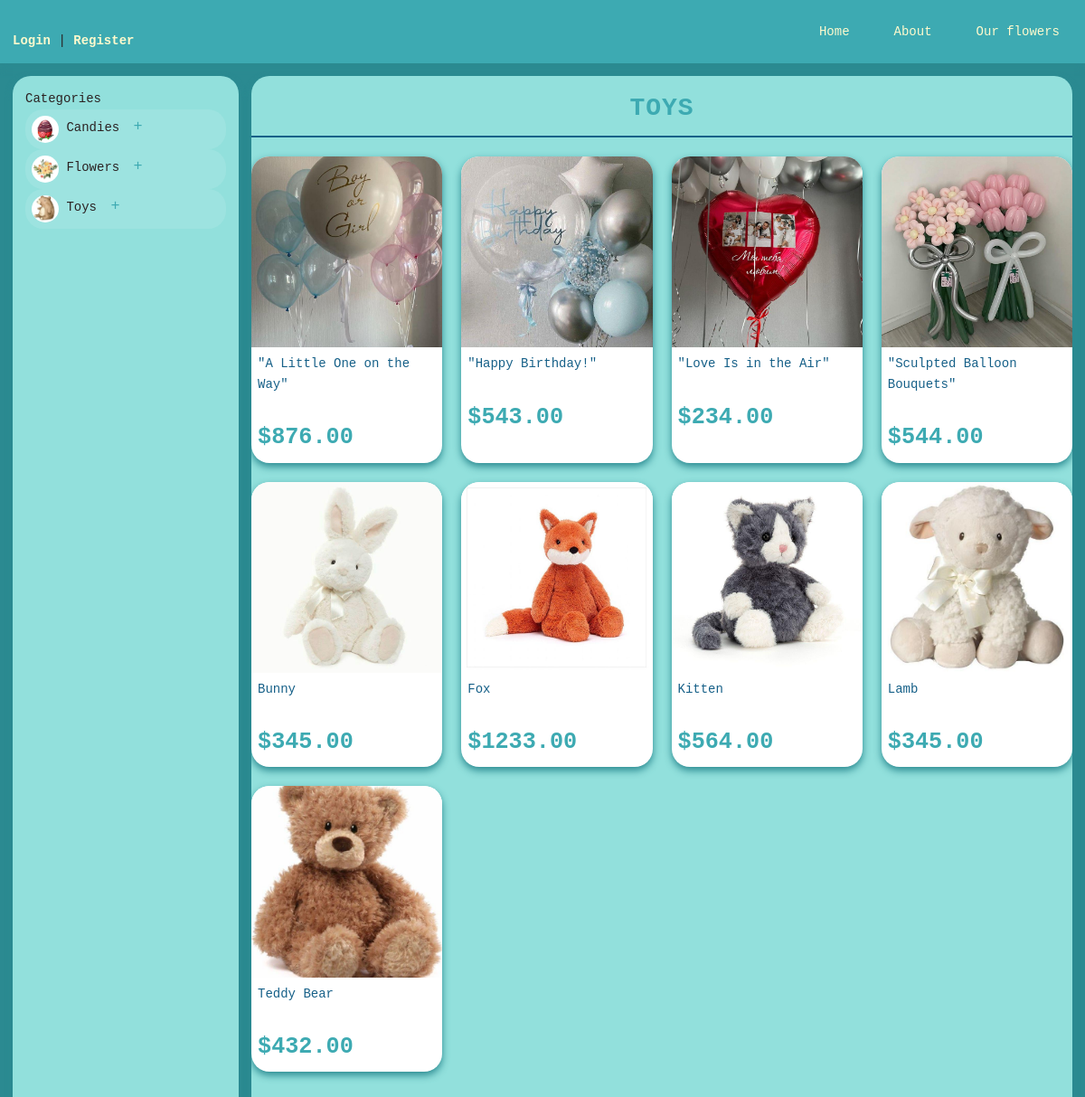
Screenshot of /products/category/3/ with the database file from the repository.
### products/models.py (models this page shows, shortened)
class Category(models.Model):
    name = models.CharField(max_length=100, verbose_name='Category Name')
    description = models.TextField(blank=True, verbose_name='Category Description')
    image = models.ImageField(
        upload_to='category/',
        blank=True,
        verbose_name='Category Image'
    )
    class Meta:
        verbose_name = 'Category'
        verbose_name_plural = 'Categories'
        ordering = ['name']

class Product(models.Model):
    name = models.CharField(max_length=255, verbose_name='Product Name')
    subcategory = models.ForeignKey(SubCategory, on_delete=models.CASCADE,
                                   related_name='products', verbose_name='Subcategory')
    description = models.TextField(blank=True, verbose_name='Product Description')
    price = models.DecimalField(max_digits=10, decimal_places=2, verbose_name='Price')
    quantity = models.PositiveIntegerField(default=0, verbose_name='Quantity in Stock')
    image = models.ImageField(
        upload_to='products/',
        blank=True,
        verbose_name='Product Image'
    )
    available = models.BooleanField(default=True, verbose_name='Available')
    class Meta:
        verbose_name = 'Product'
        verbose_name_plural = 'Products'
        ordering = ['name']

### products/views.py (the view)
# urls.py: path('category/<int:category_id>/', views.category_view, name='category_view'),
def category_view(request, category_id):
    category = get_object_or_404(Category, id=category_id)
    products = Product.objects.filter(
        subcategory__category=category,
        available=True  # Уже фильтрует по доступности
    ).select_related('subcategory')
    cart_items = {}
    if request.user.is_authenticated:
        cart, created = Cart.objects.get_or_create(user=request.user)
        cart_items = {str(item.product.id): item.quantity for item in cart.items.all()}
    context = {
            'category': category,
            'products': products,
            'cart_items': cart_items,
            'favorite_products': Favorite.objects.filter(user=request.user).values_list('product', flat=True) if request.user.is_authenticated else []
        }
    return render(request, 'products/category.html', context)

### products/context_processors.py (called while the page is built)
def categories(request):
    return {
        'categories': Category.objects.prefetch_related('subcategories').all()
    }

### templates/products/category.html (shortened to what this page needs)
{% extends 'home/layout.html' %}
{% load cart_filters %}
{% block content %}
<div class="category-page">
    <h1 class="page-title">{{ category.name }}</h1>
    <div class="products-grid">
        {% if products %}
        {% for product in products %}
        <div class="product-card">
            <div class="product-image-container">
                <a href="{% url 'product_detail' product.id %}" class="product-link">
                    {% if product.image %}
                    <img src="{{ product.image.url }}" alt="{{ product.name }}" class="product-image" />
                    {% else %}
                    <div class="no-image">No image available</div>
                    {% endif %}
                </a>
            </div>
            <div class="product-info">
                <h2 class="product-name">{{ product.name }}</h2>
                <p class="product-price">${{ product.price }}</p>
            </div>
        </div>
        {% endfor %}
        {% else %}
        <p class="no-products">No products available</p>
        {% endif %}
    </div>
</div>
{% endblock %}

### templates/home/layout.html (shortened to what this page needs)
{% load static %}
{% load cart_filters %}
<!DOCTYPE html>
<html lang="en">
    <head>
        <link rel="stylesheet" href="{% static 'home/css/reset.css' %}">
        <link rel="stylesheet" href="{% static 'home/css/layout.css' %}">
        <link rel="stylesheet" href="https://cdnjs.cloudflare.com/ajax/libs/font-awesome/6.0.0-beta3/css/all.min.css">
    </head>
    <body>
        <header class="header">
            <nav class="nav">
                <div class="auth-links">
                    {% if user.is_authenticated %}
                    <p class="welcome-msg">Welcome, <span class="username">{{ user.username }}</span>! <a
                            href="{% url 'users:logout' %}" class="auth-link">Logout</a></p>
                    {% else %}
                    <p class="auth-options">
                        <a href="{% url 'users:login' %}" class="auth-link">Login</a> |
                        <a href="{% url 'users:registration' %}" class="auth-link">Register</a>
                    </p>
                    {% endif %}
                </div>
                <div class="nav-links">
                    <div class="nav-item">
                        <a href="{% url '' %}" class="nav-link">Home</a>
                    </div>
                    <div class="nav-item">
                        <a href="{% url 'about' %}" class="nav-link">About</a>
                    </div>
                    <div class="nav-item">
                        <a href="{% url 'products' %}" class="nav-link">Our flowers</a>
                    </div>
                </div>
            </nav>
        </header>
        <div class="main-wrapper">
            <aside class="sidebar">
                <div class="categories">
                    <h3 class="categories-title">Categories</h3>
                    <ul class="categories-list">
                        {% for category in categories %}
                        <li class="category-item">
                            <div class="category-header">
                                {% if category.image %}
                                <img class="category-image" src="{{ category.image.url }}" alt="{{ category.name }}" />
                                {% endif %}
                                <a href="{% url 'category_view' category.id %}" class="category-link">{{ category.name}}</a>
                                {% if category.subcategories.all %}
                                <button class="toggle-subcategories">+</button>
                                {% endif %}
                            </div>
                        </li>
                        {% endfor %}
                    </ul>
                </div>
            </aside>
            <main class="main-content">
                {% block content %}
                {% endblock %}
            </main>
        </div>
    </body>
</html>

### static/home/css/layout.css (style rules this page uses)
:root { --primary-color: #3daab2; --secondary-color: #166088; --accent-color: #92e0dc; --background-color: #2b8a91; --text-color: #2b2222; --light-text: lemonchiffon; --border-radius: 20px; --box-shadow: 0 4px 8px #2b8a91; --transition: all 0.3s ease; --error: #d45d79; }
body { font-family:'Courier New', Courier, monospace; color: var(--text-color); background-color: var(--background-color); margin: 0; padding: 0; line-height: 1.6; display: flex; flex-direction: column; min-height: 100vh; }
.header { background-color: var(--primary-color); padding: 1rem; box-shadow: var(--box-shadow); }
.nav { display: flex; justify-content: space-between; align-items: center; flex-wrap: wrap; }
.auth-links { margin-top: 20px; text-align: center; }
.auth-link { color: var(--light-text); text-decoration: none; font-weight: bold; transition: var(--transition); }
.nav-links { display: flex; gap: 1.5rem; }
.nav-link { color: var(--light-text); text-decoration: none; padding: 0.5rem 1rem; border-radius: var(--border-radius); transition: var(--transition); }
.page-title { font-size: 2rem; font-weight: bold; color: var(--primary-color); margin-bottom: 1.5rem; padding-bottom: 0.5rem; border-bottom: 2px solid var(--secondary-color); text-align: center; text-transform: uppercase; letter-spacing: 1px; margin-top: 1rem; }
.main-wrapper { display: flex; flex: 1; gap: 1rem; padding: 1rem; }
.sidebar { width: 250px; background-color: var(--accent-color); border-radius: var(--border-radius); box-shadow: var(--box-shadow); padding: 1rem; position: sticky; top: 1rem; height: calc(100vh - 2rem); overflow-y: auto; flex-shrink: 0; }
.main-content { flex: 1; background-color: var(--accent-color); border-radius: var(--border-radius); box-shadow: var(--box-shadow); overflow-y: auto; height: calc(100vh - 2rem); }
.products-grid { display: grid; grid-template-columns: repeat(auto-fill, minmax(200px, 1fr)); gap: 1.5rem; }
.product-card { background-color: white; border-radius: var(--border-radius); box-shadow: var(--box-shadow); overflow: hidden; transition: var(--transition); }
.product-link { text-decoration: none; color: inherit; display: block; height: 100%; }
.product-image-container { width: 100%; padding-top: 100%; position: relative; overflow: hidden; }
.product-image { position: absolute; top: 0; left: 0; width: 100%; height: 100%; object-fit: cover; }
.product-info { padding: 1rem; }
.product-name { margin: 0 0 0.5rem 0; font-size: 1rem; color: var(--text-color); }
.product-price { margin: 0; font-weight: bold; color: var(--primary-color); }
.category-image { width: 30px; height: 30px; border-radius: 50%; object-fit: cover; }
.category-header { align-items: center; gap: 0.5rem; cursor: pointer; padding: 0.5rem; border-radius: var(--border-radius); background-color: rgba(255, 255, 255, 0.1); transition: var(--transition); }
.toggle-subcategories { background: none; border: none; color: var(--primary-color); font-size: 1.2rem; cursor: pointer; width: 24px; height: 24px; border-radius: 50%; transition: var(--transition); }
.product-info { flex: 1; display: flex; flex-direction: column; gap: 1.5rem; }
.product-name { font-size: 2rem; color: var(--secondary-color); margin: 0; }
.product-price { font-size: 1.8rem; font-weight: bold; color: var(--primary-color); margin: 0; }
.product-info { padding: 0.5rem; }
.product-name { font-size: 1rem; margin-bottom: 0.5rem; color: var(--secondary-color); }

### rows the page displays
Category: image (picture), name "Candies"
Category: image (picture), name "Flowers"
Category: image (picture), name "Toys", name "TOYS"
Product: image (picture), name "\"A Little One on the Way\"", price "876.00"
Product: image (picture), name "\"Happy Birthday!\"", price "543.00"
Product: image (picture), name "\"Love Is in the Air\"", price "234.00"
Product: image (picture), name "\"Sculpted Balloon Bouquets\"", price "544.00"
Product: image (picture), name "Bunny", price "345.00"
Product: image (picture), name "Fox", price "1233.00"
Product: image (picture), name "Kitten", price "564.00"
Product: image (picture), name "Lamb", price "345.00"
Product: image (picture), name "Teddy Bear", price "432.00"
